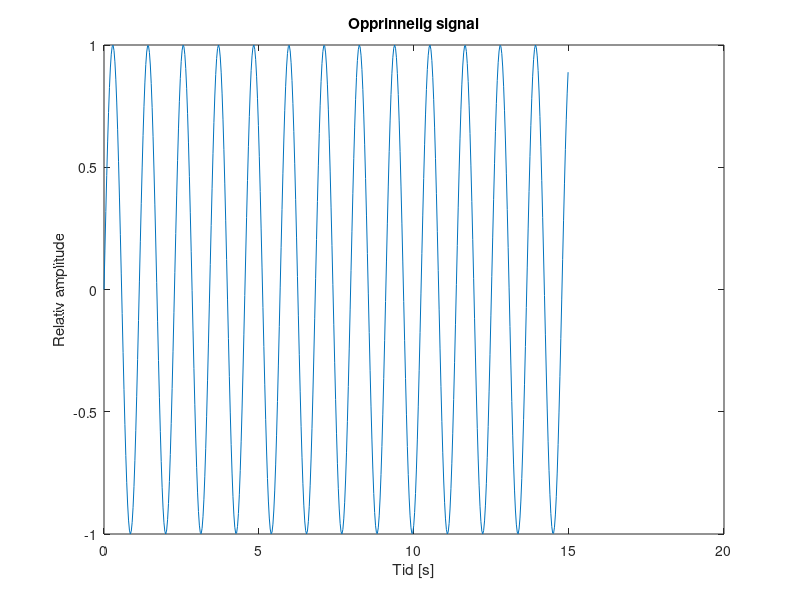
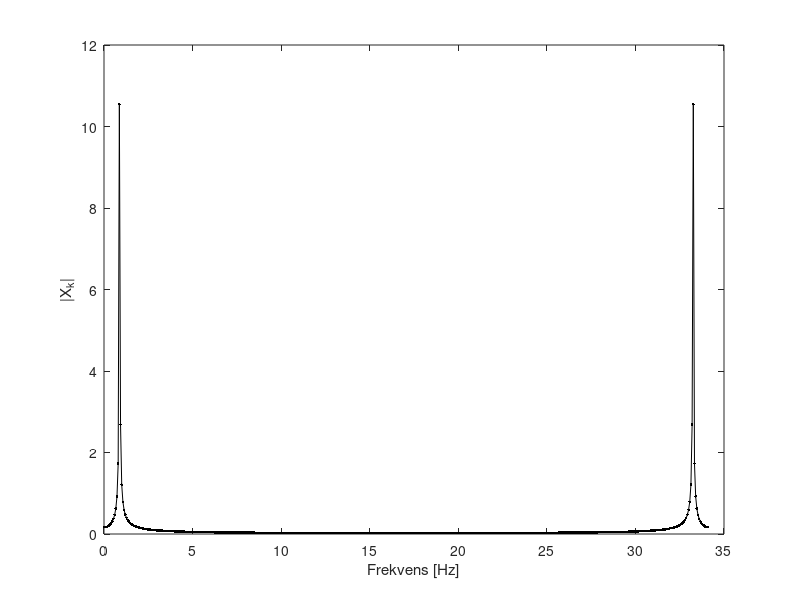

Here is the MATLAB script that generated these plots, in order:
clear all;

tmin = 0.0;
tmax = 15.0;
N = 512;
t = linspace(tmin, tmax*(N-1)/N, N);

f = sin(((2*pi*13.2)/tmax)*t);
%f = 0.7*sin(2*pi*50*t) + cos(2*pi*120*t);

plot(t, f)
title('Opprinnelig signal')
xlabel('Tid [s]')
ylabel('Relativ amplitude')

z = (1/sqrt(N))*fft(f);
deltaF = 1.0/(tmax-tmin);

for i = 1:N
    F(i) = deltaF*(i-1);
end

figure;
plot(F, abs(z), '.-k')
xlabel('Frekvens [Hz]')
ylabel('|X_k|')